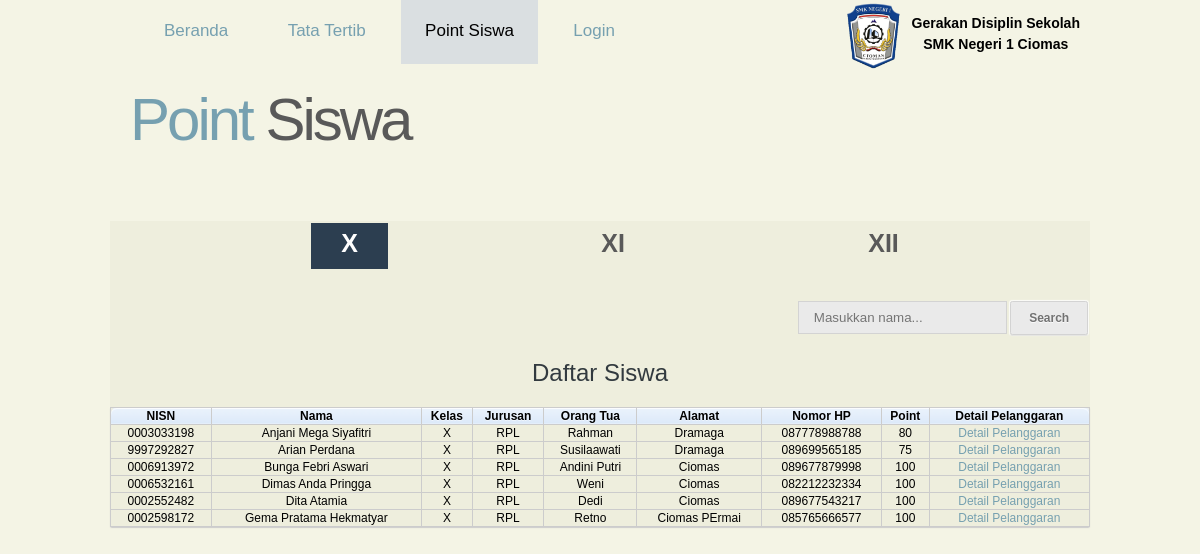
The page /X.php on the database its author committed.
### tables this page shows
CREATE TABLE IF NOT EXISTS `siswa` (
  `nisn` varchar(12) DEFAULT NULL,
  `nama` varchar(255) DEFAULT NULL,
  `kelas` varchar(3) NOT NULL,
  `jurusan` varchar(3) NOT NULL,
  `namaortu` varchar(100) NOT NULL,
  `alamat` varchar(200) NOT NULL,
  `nohp` varchar(12) NOT NULL,
  `point` int(3) NOT NULL DEFAULT '100'
);

### X.php (the view, shortened to what this page needs)
<html>
<head>
<link rel="stylesheet" href="css/kelas.css" type="text/css">
</head>
<body>
	<div class="bungkus">
		<div class="header">
			<ul>
			  <li><a href="index.php">Beranda</a></li>
			  <li><a href="tatatertib.php">Tata Tertib</a></li>
			  <li class="active"><a href="pointsiswa.php">Point Siswa</a></li>
			  <li><a href="login.php">Login</a></li>
			</ul>
			<h3 style="float:right; text-align:center; margin:-43px 20px 0 0;">
			Gerakan Disiplin Sekolah<br>SMK Negeri 1 Ciomas</h3>
			<img src="images/baru.png" width="auto" height="70px" style="float:left; margin:-55px 0 0 740px;">
			<h1 class="h"><a href="pointsiswa.php">Point <span>Siswa</span></a></h1>
		</div>
		<div class="content">
			<ul>
				<li class="active"><a href="X.php">X</a></li>
				<li><a href="XI.php">XI</a></li>
				<li><a href="XII.php">XII</a></li>
			</ul>
			<form method="post">
    <input class="cari"type="text" name="cari" placeholder="Masukkan nama...">
    <input class="enjoy-css" type="submit" name="kirim" value="Search">
			</form>
		<h2 style="margin-top:10px;">Daftar Siswa</h2>
		<table class="bordered">
		<thead>
			<th>NISN</th>
			<th>Nama</th>
			<th>Kelas</th>
			<th>Jurusan</th>
			<th>Orang Tua</th>
			<th>Alamat</th>
			<th>Nomor HP</th>
			<th>Point</th>
			<th>Detail Pelanggaran</th>
		</thead>
		<tbody>
		<?php
		$sql = "select * from siswa where kelas='X'";
		$query = mysql_query($sql);
		while ($data = mysql_fetch_assoc($query)){
			?>
			<tr>
				<td><?php echo $data['nisn']; ?></td>
				<td><?php echo $data['nama']; ?></td>
				<td><?php echo $data['kelas']; ?></td>
				<td><?php echo $data['jurusan'];  ?></td>
				<td><?php echo $data['namaortu']; ?></td>
				<td><?php echo $data['alamat']; ?></td>
				<td><?php echo $data['nohp']; ?></td>
				<td><?php echo $data['point']; ?></td>
				<td><a href="tampil.php?nisn=<?php echo $data['nisn'];?>">Detail Pelanggaran</a></td>
			</tr>
		<?php
		}
		?>
		</tbody>
		</table>
		</div>
	</div>
</body>
</html>

### css/kelas.css (style rules this page uses)
body { background:#f4f4e5; font:normal 12px/1.8em Arial, Helvetica, sans-serif; }
a { color:#76a0b0; text-decoration:none; }
h1 { margin:0; padding:0 0 0 30px; color:#76a0b0; font:normal 60px/1.2em Arial, Helvetica, sans-serif; letter-spacing:-3px; }
h1 span { color:#595959; }
h1 a, h1 a:hover { color:#76a0b0; text-decoration:none; }
h2 { font:normal 24px/1.5em Arial, Helvetica, sans-serif; padding:8px 0; margin:8px 0; color:#323a3f; }
.h { margin-top:40px; }
.bungkus { width:1000px; margin-right: auto; margin-left: auto; }
.header { background:#f4f4e5; height:60px; width:1000px; }
.header ul { list-style:none; }
.header ul li { margin:12px 8px 0 0; padding:0; display:inline-block; }
.header ul li a { padding:28px 24px 24px; text-decoration:none; font-size:17px; }
.header ul li.active a, .header ul li a:hover { background-color:#dadfe1; color:black; }
.content { margin:150px 0 10px 10px; text-align: center; float:left; width:980px; background-color: #eeeedd; }
.content ul { list-style:none; }
.content ul li { display:inline-block; }
.content ul li a { margin:0px 90px 10px 90px; padding:6px 30px 12px 30px; color:#595959; font-weight:bold; font-size:25px; }
.content ul li.active a, .content ul li a:hover { background-color:#2c3e50; color:white; }
table { border-collapse: collapse; border-spacing: 0; width: 100%; }
.bordered { font-size:12px; border: solid #ccc 1px; -moz-border-radius: 6px; -webkit-border-radius: 6px; border-radius: 2px; -webkit-box-shadow: 0 1px 1px #ccc; -moz-box-shadow: 0 1px 1px #ccc; box-shadow: 0 1px 1px #ccc; }
.bordered td, .bordered th { border-left: 1px solid #ccc; border-top: 1px solid #ccc; text-align: center; color:black; }
.bordered th { background-color: #dce9f9; background-image: -webkit-gradient(linear, left top, left bottom, from(#ebf3fc), to(#dce9f9)); background-image: -webkit-linear-gradient(top, #ebf3fc, #dce9f9); background-image: -moz-linear-gradient(top, #ebf3fc, #dce9f9); background-image: -ms-linear-gradient(top, #ebf3fc, #dce9f9); background-image: -o-linear-gradient(top, #ebf3fc, #dce9f9); background-image: linear-gradient(top, #ebf3fc, #dce9f9); -webkit-box-shadow: 0 1px 0 rgba(255,255,255,.8) inset; -moz-box-shadow:0 1px 0 rgba(255,255,255,.8) inset; box-shadow: 0 1px 0 rgba(255,255,255,.8) inset; border-top: none; text-shadow: 0 1px 0 rgba(255,255,255,.5); }
.bordered td:first-child, .bordered th:first-child { border-left: none; }
.bordered th:first-child { -moz-border-radius: 6px 0 0 0; -webkit-border-radius: 6px 0 0 0; }
.bordered th:last-child { -moz-border-radius: 0 6px 0 0; -webkit-border-radius: 0 6px 0 0; }
.bordered tr:last-child td:first-child { -moz-border-radius: 0 0 0 6px; -webkit-border-radius: 0 0 0 6px; }
.bordered tr:last-child td:last-child { -moz-border-radius: 0 0 6px 0; -webkit-border-radius: 0 0 6px 0; }
.enjoy-css { display: inline-block; -webkit-box-sizing: content-box; -moz-box-sizing: content-box; box-sizing: content-box; padding: 0 1.5em; border: 1px solid rgba(211,211,211,1); -webkit-border-radius: 0.2em; border-radius: 0.2em; font: normal normal bold 1em/2em Arial, Helvetica, sans-serif; color: rgba(114,114,114,1); -o-text-overflow: clip; text-overflow: clip; white-space: nowrap; background: rgba(234,234,234,1); -webkit-box-shadow: 0 0 1px 1px rgba(255,255,255,0.8) , 0 1px 0 0 rgba(0,0,0,0.298039) ; box-shadow: 0 0 1px 1px rgba(255,255,255,0.8) , 0 1px 0 0 rgba(0,0,0,0.298039) ; text-shadow: 0 1px 0 rgba(255,255,255,0.8) ; -webkit-transition: all 200ms cubic-bezier(0.42, 0, 0.58, 1) 10ms; -moz-transition: all 200ms cubic-bezier(0.42, 0, 0.58, 1) 10ms; -o-transition: all 200ms cubic-bezier(0.42, 0, 0.58, 1) 10ms; transition: all 200ms cubic-bezier(0.42, 0, 0.58, 1) 10ms; height: 32px; }
.cari { margin-left: 70%; margin-top: 3%; padding:8px 15px; background: rgba(234,234,234,1); border: 1px solid rgba(211,211,211,1); color:rgba(114,114,114,1); }

### rows shown on the page
siswa: nisn "0003033198", nama "Anjani Mega Siyafitri", kelas "X", jurusan "RPL", namaortu "Rahman", alamat "Dramaga", nohp "087778988788", point "80"
siswa: nisn "9997292827", nama "Arian Perdana", kelas "X", jurusan "RPL", namaortu "Susilaawati", alamat "Dramaga", nohp "089699565185", point "75"
siswa: nisn "0006913972", nama "Bunga Febri Aswari", kelas "X", jurusan "RPL", namaortu "Andini Putri", alamat "Ciomas", nohp "089677879998", point "100"
siswa: nisn "0006532161", nama "Dimas Anda Pringga", kelas "X", jurusan "RPL", namaortu "Weni", alamat "Ciomas", nohp "082212232334", point "100"
siswa: nisn "0002552482", nama "Dita Atamia", kelas "X", jurusan "RPL", namaortu "Dedi", alamat "Ciomas", nohp "089677543217", point "100"
siswa: nisn "0002598172", nama "Gema Pratama Hekmatyar", kelas "X", jurusan "RPL", namaortu "Retno", alamat "Ciomas PErmai", nohp "085765666577", point "100"
